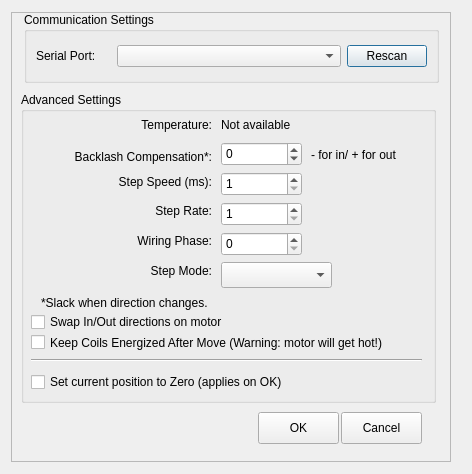
<?xml version="1.0" encoding="UTF-8"?>
<ui version="4.0">
 <class>X2Focus</class>
 <widget class="QDialog" name="X2Focus">
  <property name="geometry">
   <rect>
    <x>0</x>
    <y>0</y>
    <width>472</width>
    <height>474</height>
   </rect>
  </property>
  <property name="sizePolicy">
   <sizepolicy hsizetype="Fixed" vsizetype="Fixed">
    <horstretch>0</horstretch>
    <verstretch>0</verstretch>
   </sizepolicy>
  </property>
  <property name="windowTitle">
   <string>nStep Setup Options</string>
  </property>
  <layout class="QVBoxLayout" name="verticalLayout_6">
   <item>
    <widget class="X2Form" name="X2Form">
     <property name="sizePolicy">
      <sizepolicy hsizetype="Fixed" vsizetype="Fixed">
       <horstretch>0</horstretch>
       <verstretch>0</verstretch>
      </sizepolicy>
     </property>
     <property name="minimumSize">
      <size>
       <width>440</width>
       <height>450</height>
      </size>
     </property>
     <property name="maximumSize">
      <size>
       <width>426</width>
       <height>450</height>
      </size>
     </property>
     <property name="frameShape">
      <enum>QFrame::StyledPanel</enum>
     </property>
     <property name="frameShadow">
      <enum>QFrame::Raised</enum>
     </property>
     <widget class="QGroupBox" name="groupBox">
      <property name="geometry">
       <rect>
        <x>13</x>
        <y>0</y>
        <width>415</width>
        <height>71</height>
       </rect>
      </property>
      <property name="sizePolicy">
       <sizepolicy hsizetype="Preferred" vsizetype="Fixed">
        <horstretch>0</horstretch>
        <verstretch>0</verstretch>
       </sizepolicy>
      </property>
      <property name="title">
       <string>Communication Settings</string>
      </property>
      <layout class="QHBoxLayout" name="horizontalLayout">
       <item>
        <widget class="QLabel" name="label_8">
         <property name="sizePolicy">
          <sizepolicy hsizetype="Minimum" vsizetype="Preferred">
           <horstretch>0</horstretch>
           <verstretch>0</verstretch>
          </sizepolicy>
         </property>
         <property name="minimumSize">
          <size>
           <width>75</width>
           <height>0</height>
          </size>
         </property>
         <property name="maximumSize">
          <size>
           <width>25</width>
           <height>16777215</height>
          </size>
         </property>
         <property name="text">
          <string>Serial Port:</string>
         </property>
        </widget>
       </item>
       <item>
        <widget class="QComboBox" name="deviceList"/>
       </item>
       <item>
        <widget class="QPushButton" name="pushButton">
         <property name="sizePolicy">
          <sizepolicy hsizetype="Fixed" vsizetype="Fixed">
           <horstretch>0</horstretch>
           <verstretch>0</verstretch>
          </sizepolicy>
         </property>
         <property name="text">
          <string>Rescan</string>
         </property>
        </widget>
       </item>
      </layout>
     </widget>
     <widget class="QWidget" name="widget_5" native="true">
      <property name="geometry">
       <rect>
        <x>13</x>
        <y>512</y>
        <width>24</width>
        <height>24</height>
       </rect>
      </property>
      <property name="sizePolicy">
       <sizepolicy hsizetype="Fixed" vsizetype="Fixed">
        <horstretch>0</horstretch>
        <verstretch>0</verstretch>
       </sizepolicy>
      </property>
      <layout class="QHBoxLayout" name="horizontalLayout_6"/>
     </widget>
     <widget class="QGroupBox" name="groupBox_4">
      <property name="geometry">
       <rect>
        <x>10</x>
        <y>80</y>
        <width>415</width>
        <height>311</height>
       </rect>
      </property>
      <property name="maximumSize">
       <size>
        <width>415</width>
        <height>16777215</height>
       </size>
      </property>
      <property name="title">
       <string>Advanced Settings</string>
      </property>
      <widget class="QLabel" name="label_3">
       <property name="geometry">
        <rect>
         <x>90</x>
         <y>110</y>
         <width>101</width>
         <height>17</height>
        </rect>
       </property>
       <property name="text">
        <string>Step Rate:</string>
       </property>
       <property name="alignment">
        <set>Qt::AlignRight|Qt::AlignTrailing|Qt::AlignVCenter</set>
       </property>
      </widget>
      <widget class="QLabel" name="label_5">
       <property name="geometry">
        <rect>
         <x>90</x>
         <y>140</y>
         <width>101</width>
         <height>17</height>
        </rect>
       </property>
       <property name="text">
        <string>Wiring Phase:</string>
       </property>
       <property name="alignment">
        <set>Qt::AlignRight|Qt::AlignTrailing|Qt::AlignVCenter</set>
       </property>
      </widget>
      <widget class="QLabel" name="label">
       <property name="geometry">
        <rect>
         <x>40</x>
         <y>80</y>
         <width>151</width>
         <height>20</height>
        </rect>
       </property>
       <property name="text">
        <string>Step Speed (ms):</string>
       </property>
       <property name="alignment">
        <set>Qt::AlignRight|Qt::AlignTrailing|Qt::AlignVCenter</set>
       </property>
      </widget>
      <widget class="QLabel" name="label_4">
       <property name="geometry">
        <rect>
         <x>200</x>
         <y>120</y>
         <width>62</width>
         <height>17</height>
        </rect>
       </property>
       <property name="text">
        <string/>
       </property>
      </widget>
      <widget class="QLabel" name="label_7">
       <property name="geometry">
        <rect>
         <x>90</x>
         <y>25</y>
         <width>101</width>
         <height>16</height>
        </rect>
       </property>
       <property name="text">
        <string>Temperature:</string>
       </property>
       <property name="alignment">
        <set>Qt::AlignRight|Qt::AlignTrailing|Qt::AlignVCenter</set>
       </property>
      </widget>
      <widget class="QLabel" name="label_9">
       <property name="geometry">
        <rect>
         <x>200</x>
         <y>25</y>
         <width>161</width>
         <height>16</height>
        </rect>
       </property>
       <property name="text">
        <string>Not available</string>
       </property>
      </widget>
      <widget class="QComboBox" name="comboBox">
       <property name="geometry">
        <rect>
         <x>200</x>
         <y>170</y>
         <width>111</width>
         <height>26</height>
        </rect>
       </property>
      </widget>
      <widget class="QCheckBox" name="checkBox_energized">
       <property name="geometry">
        <rect>
         <x>10</x>
         <y>240</y>
         <width>401</width>
         <height>21</height>
        </rect>
       </property>
       <property name="text">
        <string>Keep Coils Energized After Move (Warning: motor will get hot!)</string>
       </property>
      </widget>
      <widget class="QLabel" name="label_6">
       <property name="geometry">
        <rect>
         <x>90</x>
         <y>170</y>
         <width>101</width>
         <height>17</height>
        </rect>
       </property>
       <property name="text">
        <string>Step Mode:</string>
       </property>
       <property name="alignment">
        <set>Qt::AlignRight|Qt::AlignTrailing|Qt::AlignVCenter</set>
       </property>
      </widget>
      <widget class="QSpinBox" name="spinBox_StepSpeed">
       <property name="geometry">
        <rect>
         <x>200</x>
         <y>80</y>
         <width>81</width>
         <height>24</height>
        </rect>
       </property>
       <property name="minimum">
        <number>1</number>
       </property>
       <property name="maximum">
        <number>254</number>
       </property>
      </widget>
      <widget class="QSpinBox" name="spinBox_StepRate">
       <property name="geometry">
        <rect>
         <x>200</x>
         <y>110</y>
         <width>81</width>
         <height>24</height>
        </rect>
       </property>
       <property name="minimum">
        <number>1</number>
       </property>
       <property name="maximum">
        <number>254</number>
       </property>
      </widget>
      <widget class="QSpinBox" name="spinBox_WirePhase">
       <property name="geometry">
        <rect>
         <x>200</x>
         <y>140</y>
         <width>81</width>
         <height>24</height>
        </rect>
       </property>
       <property name="minimum">
        <number>0</number>
       </property>
       <property name="maximum">
        <number>2</number>
       </property>
      </widget>
      <widget class="QLabel" name="label_2">
       <property name="geometry">
        <rect>
         <x>20</x>
         <y>55</y>
         <width>171</width>
         <height>20</height>
        </rect>
       </property>
       <property name="text">
        <string>Backlash Compensation*:</string>
       </property>
       <property name="alignment">
        <set>Qt::AlignRight|Qt::AlignTrailing|Qt::AlignVCenter</set>
       </property>
      </widget>
      <widget class="QSpinBox" name="spinBox_Backlash">
       <property name="geometry">
        <rect>
         <x>200</x>
         <y>50</y>
         <width>81</width>
         <height>24</height>
        </rect>
       </property>
       <property name="minimum">
        <number>-500</number>
       </property>
       <property name="maximum">
        <number>500</number>
       </property>
       <property name="singleStep">
        <number>10</number>
       </property>
       <property name="value">
        <number>0</number>
       </property>
      </widget>
      <widget class="QCheckBox" name="checkBox_Reset">
       <property name="geometry">
        <rect>
         <x>10</x>
         <y>280</y>
         <width>391</width>
         <height>20</height>
        </rect>
       </property>
       <property name="text">
        <string>Set current position to Zero (applies on OK)</string>
       </property>
      </widget>
      <widget class="QCheckBox" name="checkBox_Reverse">
       <property name="geometry">
        <rect>
         <x>10</x>
         <y>220</y>
         <width>381</width>
         <height>20</height>
        </rect>
       </property>
       <property name="text">
        <string>Swap In/Out directions on motor</string>
       </property>
      </widget>
      <widget class="Line" name="line">
       <property name="geometry">
        <rect>
         <x>10</x>
         <y>260</y>
         <width>391</width>
         <height>16</height>
        </rect>
       </property>
       <property name="orientation">
        <enum>Qt::Horizontal</enum>
       </property>
      </widget>
      <widget class="QLabel" name="label_10">
       <property name="geometry">
        <rect>
         <x>20</x>
         <y>200</y>
         <width>211</width>
         <height>21</height>
        </rect>
       </property>
       <property name="text">
        <string>*Slack when direction changes.</string>
       </property>
      </widget>
      <widget class="QLabel" name="label_11">
       <property name="geometry">
        <rect>
         <x>290</x>
         <y>55</y>
         <width>121</width>
         <height>16</height>
        </rect>
       </property>
       <property name="text">
        <string>- for in/ + for out</string>
       </property>
      </widget>
     </widget>
     <widget class="QPushButton" name="pushButtonOK">
      <property name="geometry">
       <rect>
        <x>247</x>
        <y>400</y>
        <width>81</width>
        <height>32</height>
       </rect>
      </property>
      <property name="text">
       <string>OK</string>
      </property>
     </widget>
     <widget class="QPushButton" name="pushButtonCancel">
      <property name="geometry">
       <rect>
        <x>330</x>
        <y>400</y>
        <width>81</width>
        <height>32</height>
       </rect>
      </property>
      <property name="text">
       <string>Cancel</string>
      </property>
     </widget>
    </widget>
   </item>
  </layout>
 </widget>
 <customwidgets>
  <customwidget>
   <class>X2Form</class>
   <extends>QFrame</extends>
   <header>x2form.h</header>
   <container>1</container>
  </customwidget>
 </customwidgets>
 <resources/>
 <connections/>
</ui>
